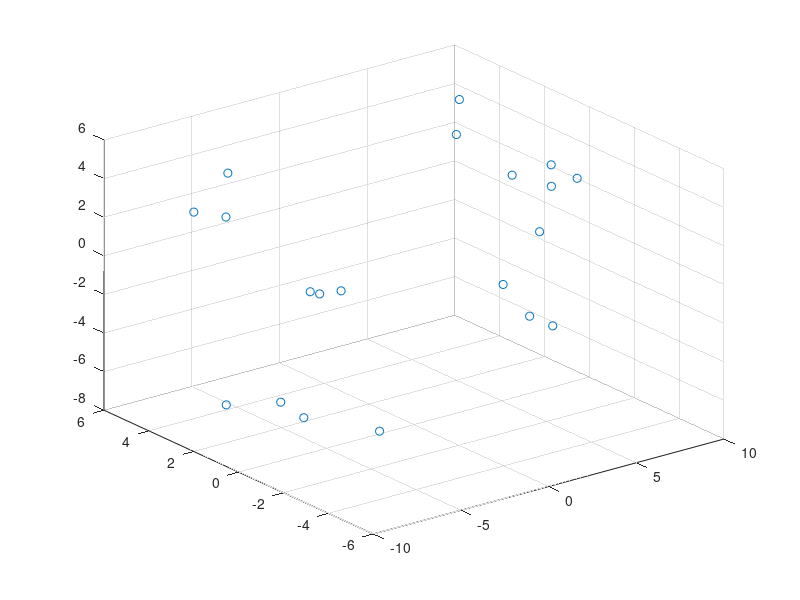
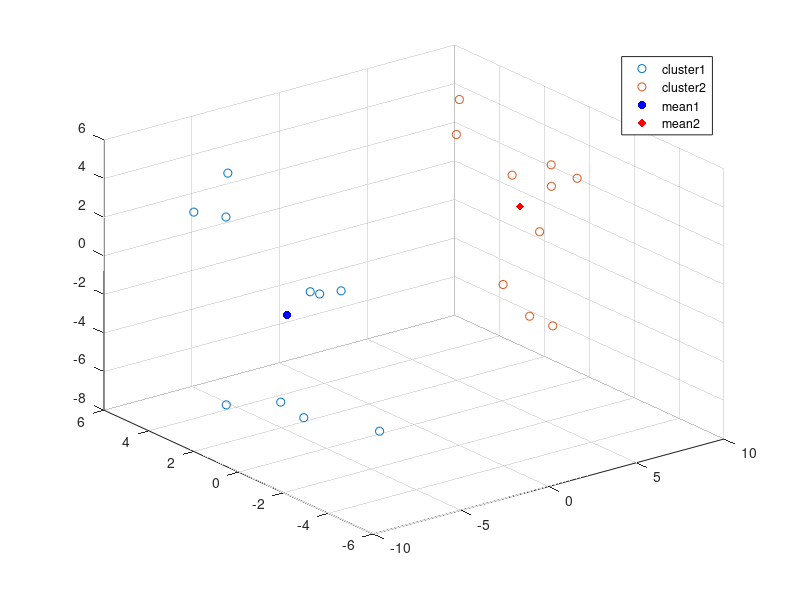
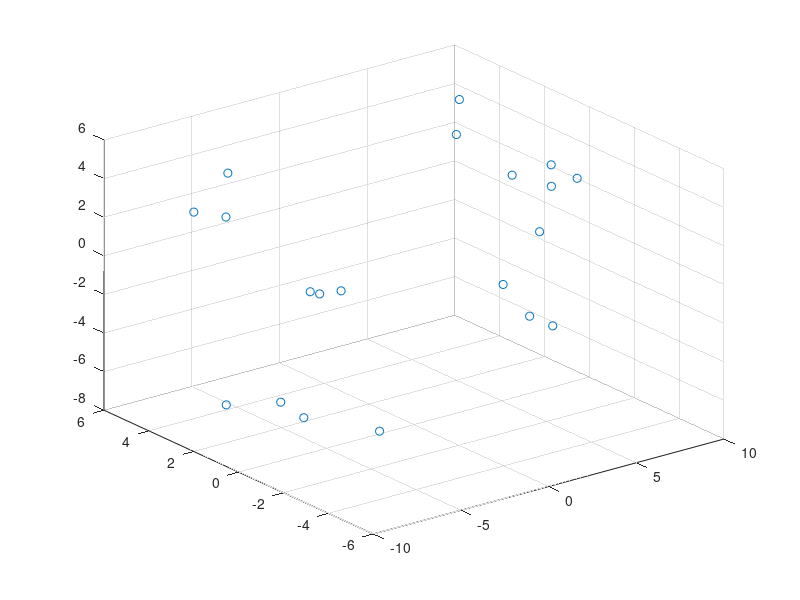
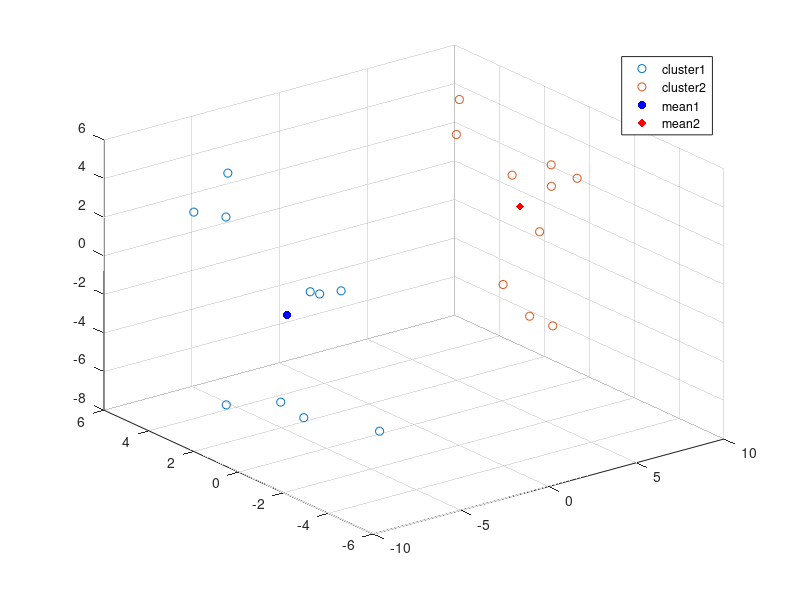

MATLAB code to generate these figures, in order:
%% 2 Class Fuzzy K-means part 1
clear all;clc;close all

% Define the classes
class=[-7.82,-4.58,-3.97;-6.68,3.16,2.71;4.36,-2.19,2.09;6.72,0.88,2.80;-8.64,3.06,3.50;-6.87,0.57,-5.45;4.47,-2.62,5.76;6.73,-2.01,4.18;-7.71,2.34,-6.33;-6.91,-0.49,-5.68;6.18,2.81,5.82;6.72,-0.93,-4.04;-6.25,-0.26,0.56;-6.94,-1.22,1.13;8.09,0.20,2.25;6.81,0.17,-4.15;-5.19,4.24,4.04;-6.38,-1.74,1.43;4.08,1.30,5.33;6.27,0.93,-2.78];

% intitalize membership matrix of random values
U=[];
for i=1:20
    U(i,:)=rand(1,2);    
end

% Define FUZZIFIER parameter
q=2;
% Define matrix m
m=[1,1,1;-1,1,-1];
% Initialize counter n and learning rate E
n=1;
E=0.001;
% store m for comparison
prev_m=m;
while n<100  
    cluster1=[];cluster2=[];
    n=n+1;
    % Normalize matrix U
    for i=1:length(U)
        U(i,:)=U(i,:)./sum(U(i,:));
    end
    % Update Matrix m  
    for i=1:2
        m(i,1:3)=sum((U(:,i).^q).*class)./sum(U(:,i).^2);
    end
    % Euclidean distance to find the cluster
    dist1=[];dist2=[];
    for i=1:length(class)
        dist1=[dist1;sqrt(sum((class(i,:)-m(1,:)).^2))];
        dist2=[dist2;sqrt(sum((class(i,:)-m(2,:)).^2))];
        if dist1(i)<dist2(i)
            cluster1=[cluster1;class(i,:)];
        else
            cluster2=[cluster2;class(i,:)];
        end   
    end
    % Update membership matrix U
    for i=1:20
        U(i,1)=(inv(dist1(i)^2))/(inv(dist1(i))+inv(dist2(i)))^2;
        U(i,2)=(inv(dist2(i)^2))/(inv(dist1(i))+inv(dist2(i)))^2;
    end
    % Check if value of m has changed
    if (prev_m(1,:)-m(1,:)<E) & (prev_m(2,:)-m(2,:)<E);
        break;
    end
    prev_m=m;    
end

% Display Number of iterations required
X=['No of iterations = ',num2str(n)];
disp(X)

% Plot
figure,scatter3(class(:,1),class(:,2),class(:,3))
figure,scatter3(cluster1(:,1),cluster1(:,2),cluster1(:,3))
hold on
scatter3(cluster2(:,1),cluster2(:,2),cluster2(:,3))
scatter3(m(1,1),m(1,2),m(1,3),'filled','MarkerFaceColor',[0 0 1])
scatter3(m(2,1),m(2,2),m(2,3),'d','filled','MarkerFaceColor',[1 0 0])
hold off
legend('cluster1','cluster2','mean1','mean2');

%% 2 Class Fuzzy K-means part 2
clear all;clc;close all

% Define the classes
class=[-7.82,-4.58,-3.97;-6.68,3.16,2.71;4.36,-2.19,2.09;6.72,0.88,2.80;-8.64,3.06,3.50;-6.87,0.57,-5.45;4.47,-2.62,5.76;6.73,-2.01,4.18;-7.71,2.34,-6.33;-6.91,-0.49,-5.68;6.18,2.81,5.82;6.72,-0.93,-4.04;-6.25,-0.26,0.56;-6.94,-1.22,1.13;8.09,0.20,2.25;6.81,0.17,-4.15;-5.19,4.24,4.04;-6.38,-1.74,1.43;4.08,1.30,5.33;6.27,0.93,-2.78];

% intitalize membership matrix of random values
U=[];
for i=1:20
    U(i,:)=rand(1,2);    
end

% Define FUZZIFIER parameter
q=2;
% Define matrix m
m=[0,0,0;1,1,-1];
% Initialize counter n and learning rate E
n=1;
E=0.001;
% store m for comparison
prev_m=m;
while n<100  
    cluster1=[];cluster2=[];
    n=n+1;
    % Normalize matrix U
    for i=1:length(U)
        U(i,:)=U(i,:)./sum(U(i,:));
    end
    % Update Matrix m 
    for i=1:2
        m(i,1:3)=sum((U(:,i).^q).*class)./sum(U(:,i).^2);
    end
    % Euclidean distance to find the cluster
    dist1=[];dist2=[];
    for i=1:length(class)
        dist1=[dist1;sqrt(sum((class(i,:)-m(1,:)).^2))];
        dist2=[dist2;sqrt(sum((class(i,:)-m(2,:)).^2))];
        if dist1(i)<dist2(i)
            cluster1=[cluster1;class(i,:)];
        else
            cluster2=[cluster2;class(i,:)];
        end   
    end
    % Update membership matrix U
    for i=1:20
        U(i,1)=(inv(dist1(i)^2))/(inv(dist1(i))+inv(dist2(i)))^2;
        U(i,2)=(inv(dist2(i)^2))/(inv(dist1(i))+inv(dist2(i)))^2;
    end
    % Check if value of m has changed
    if (prev_m(1,:)-m(1,:)<E) & (prev_m(2,:)-m(2,:)<E);
        break;
    end
    prev_m=m;    
end

% Display Number of iterations required
X=['No of iterations = ',num2str(n)];
disp(X)

% Plot
figure,scatter3(class(:,1),class(:,2),class(:,3))
figure,scatter3(cluster1(:,1),cluster1(:,2),cluster1(:,3))
hold on
scatter3(cluster2(:,1),cluster2(:,2),cluster2(:,3))
scatter3(m(1,1),m(1,2),m(1,3),'filled','MarkerFaceColor',[0 0 1])
scatter3(m(2,1),m(2,2),m(2,3),'d','filled','MarkerFaceColor',[1 0 0])
hold off
legend('cluster1','cluster2','mean1','mean2');